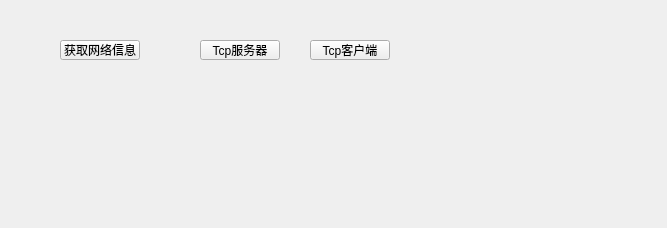
<?xml version="1.0" encoding="UTF-8"?>
<ui version="4.0">
 <class>Widget</class>
 <widget class="QWidget" name="Widget">
  <property name="geometry">
   <rect>
    <x>0</x>
    <y>0</y>
    <width>667</width>
    <height>228</height>
   </rect>
  </property>
  <property name="windowTitle">
   <string>Widget</string>
  </property>
  <widget class="QPushButton" name="btn_testInter">
   <property name="geometry">
    <rect>
     <x>60</x>
     <y>40</y>
     <width>80</width>
     <height>20</height>
    </rect>
   </property>
   <property name="text">
    <string>获取网络信息</string>
   </property>
  </widget>
  <widget class="QPushButton" name="btn_TcpServer">
   <property name="geometry">
    <rect>
     <x>200</x>
     <y>40</y>
     <width>80</width>
     <height>20</height>
    </rect>
   </property>
   <property name="text">
    <string>Tcp服务器</string>
   </property>
  </widget>
  <widget class="QPushButton" name="btn_client">
   <property name="geometry">
    <rect>
     <x>310</x>
     <y>40</y>
     <width>80</width>
     <height>20</height>
    </rect>
   </property>
   <property name="text">
    <string>Tcp客户端</string>
   </property>
  </widget>
 </widget>
 <resources/>
 <connections/>
</ui>
